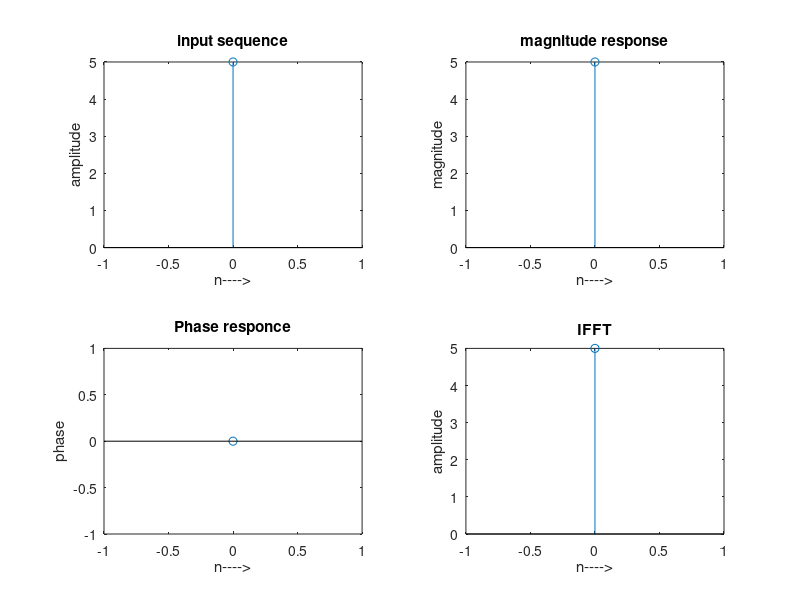

This chart was generated by the following MATLAB code:
clc;
clear;
close all;
x=input('Enter the sequence : ');
N=length(x);
xK=fft(x,N);
xn=ifft(xK);
n=0:N-1;

subplot (2,2,1);
stem(n,x);
xlabel('n---->');
ylabel('amplitude');
title('input sequence');

subplot (2,2,2);
stem(n,abs(xK));
xlabel('n---->');
ylabel('magnitude');
title('magnitude response');

subplot (2,2,3);
stem(n,angle(xK));
xlabel('n---->');
ylabel('phase');
title('Phase responce');

subplot (2,2,4);
stem(n,xn);
xlabel('n---->');
ylabel('amplitude');
title('IFFT');

disp('FFT Sequence (xK):');
disp(xK);
disp('IFFT Sequence (xn):');
disp(xn);
